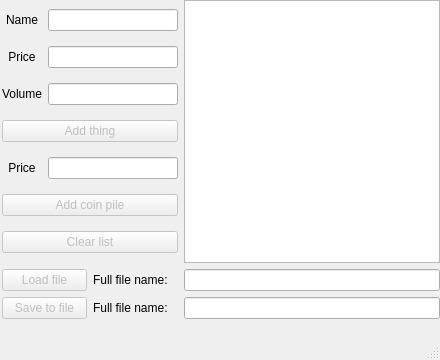
<?xml version="1.0" encoding="UTF-8"?>
<ui version="4.0">
 <class>MainWindow</class>
 <widget class="QMainWindow" name="MainWindow">
  <property name="windowModality">
   <enum>Qt::NonModal</enum>
  </property>
  <property name="enabled">
   <bool>true</bool>
  </property>
  <property name="geometry">
   <rect>
    <x>0</x>
    <y>0</y>
    <width>440</width>
    <height>360</height>
   </rect>
  </property>
  <property name="sizePolicy">
   <sizepolicy hsizetype="Preferred" vsizetype="Preferred">
    <horstretch>0</horstretch>
    <verstretch>0</verstretch>
   </sizepolicy>
  </property>
  <property name="minimumSize">
   <size>
    <width>440</width>
    <height>360</height>
   </size>
  </property>
  <property name="maximumSize">
   <size>
    <width>440</width>
    <height>360</height>
   </size>
  </property>
  <property name="windowTitle">
   <string>MainWindow</string>
  </property>
  <widget class="QWidget" name="centralwidget">
   <widget class="QWidget" name="gridLayoutWidget_2">
    <property name="geometry">
     <rect>
      <x>0</x>
      <y>0</y>
      <width>440</width>
      <height>319</height>
     </rect>
    </property>
    <layout class="QGridLayout" name="gridLayout_2">
     <property name="leftMargin">
      <number>2</number>
     </property>
     <item row="1" column="1">
      <widget class="QLineEdit" name="filePathEdit">
       <property name="maxLength">
        <number>60</number>
       </property>
      </widget>
     </item>
     <item row="1" column="0">
      <layout class="QHBoxLayout" name="horizontalLayout_2">
       <item>
        <widget class="QPushButton" name="loadFileButton">
         <property name="enabled">
          <bool>false</bool>
         </property>
         <property name="text">
          <string>Load file</string>
         </property>
        </widget>
       </item>
       <item>
        <widget class="QLabel" name="label_6">
         <property name="text">
          <string>Full file name:</string>
         </property>
        </widget>
       </item>
      </layout>
     </item>
     <item row="0" column="0">
      <layout class="QGridLayout" name="gridLayout">
       <item row="2" column="1">
        <widget class="QLineEdit" name="thingVolumeEdit">
         <property name="maxLength">
          <number>40</number>
         </property>
        </widget>
       </item>
       <item row="0" column="0">
        <widget class="QLabel" name="label">
         <property name="text">
          <string>Name</string>
         </property>
         <property name="alignment">
          <set>Qt::AlignCenter</set>
         </property>
        </widget>
       </item>
       <item row="5" column="0" colspan="2">
        <widget class="QPushButton" name="addCoinPileButton">
         <property name="enabled">
          <bool>false</bool>
         </property>
         <property name="text">
          <string>Add coin pile</string>
         </property>
        </widget>
       </item>
       <item row="0" column="1">
        <widget class="QLineEdit" name="thingNameEdit">
         <property name="maxLength">
          <number>40</number>
         </property>
        </widget>
       </item>
       <item row="4" column="0">
        <widget class="QLabel" name="label_4">
         <property name="text">
          <string>Price</string>
         </property>
         <property name="alignment">
          <set>Qt::AlignCenter</set>
         </property>
        </widget>
       </item>
       <item row="1" column="1">
        <widget class="QLineEdit" name="thingPriceEdit">
         <property name="maxLength">
          <number>40</number>
         </property>
        </widget>
       </item>
       <item row="2" column="0">
        <widget class="QLabel" name="label_3">
         <property name="text">
          <string>Volume</string>
         </property>
         <property name="alignment">
          <set>Qt::AlignCenter</set>
         </property>
        </widget>
       </item>
       <item row="1" column="0">
        <widget class="QLabel" name="label_2">
         <property name="text">
          <string>Price</string>
         </property>
         <property name="alignment">
          <set>Qt::AlignCenter</set>
         </property>
        </widget>
       </item>
       <item row="4" column="1">
        <widget class="QLineEdit" name="pilePriceEdit">
         <property name="maxLength">
          <number>40</number>
         </property>
        </widget>
       </item>
       <item row="3" column="0" colspan="2">
        <widget class="QPushButton" name="addThingButton">
         <property name="enabled">
          <bool>false</bool>
         </property>
         <property name="text">
          <string>Add thing</string>
         </property>
        </widget>
       </item>
       <item row="6" column="0" colspan="2">
        <widget class="QPushButton" name="clearListButton">
         <property name="enabled">
          <bool>false</bool>
         </property>
         <property name="text">
          <string>Clear list</string>
         </property>
        </widget>
       </item>
      </layout>
     </item>
     <item row="2" column="0">
      <layout class="QHBoxLayout" name="horizontalLayout_4">
       <item>
        <widget class="QPushButton" name="saveToFIleButton">
         <property name="enabled">
          <bool>false</bool>
         </property>
         <property name="text">
          <string>Save to file</string>
         </property>
        </widget>
       </item>
       <item>
        <widget class="QLabel" name="label_7">
         <property name="text">
          <string>Full file name:</string>
         </property>
        </widget>
       </item>
      </layout>
     </item>
     <item row="0" column="1" alignment="Qt::AlignLeft">
      <widget class="QListWidget" name="listWidget">
       <property name="font">
        <font>
         <family>Segoe UI</family>
        </font>
       </property>
      </widget>
     </item>
     <item row="2" column="1">
      <widget class="QLineEdit" name="fileNameEdit"/>
     </item>
    </layout>
   </widget>
  </widget>
  <widget class="QMenuBar" name="menubar">
   <property name="geometry">
    <rect>
     <x>0</x>
     <y>0</y>
     <width>440</width>
     <height>26</height>
    </rect>
   </property>
  </widget>
  <widget class="QStatusBar" name="statusbar"/>
 </widget>
 <resources/>
 <connections/>
</ui>
